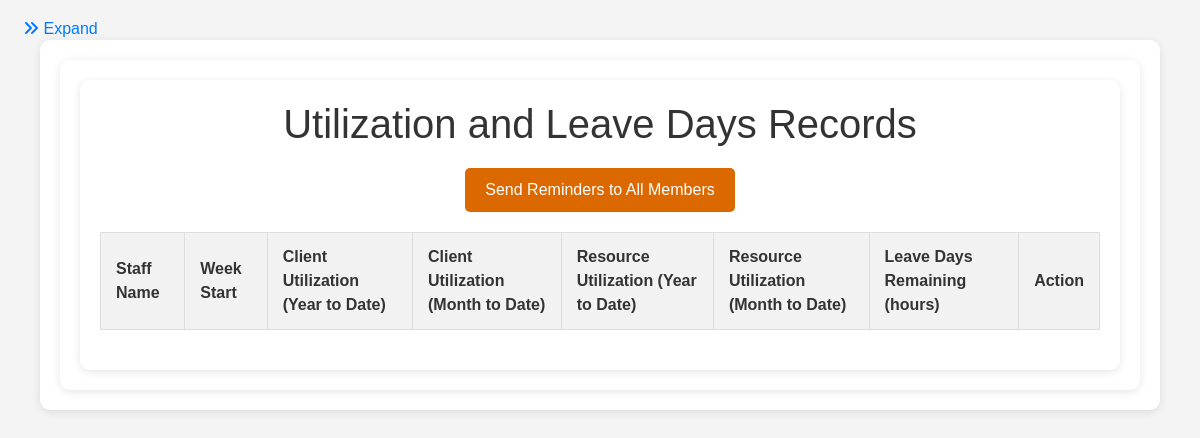
/view_utilization, run on an earlier commit of the app's database.
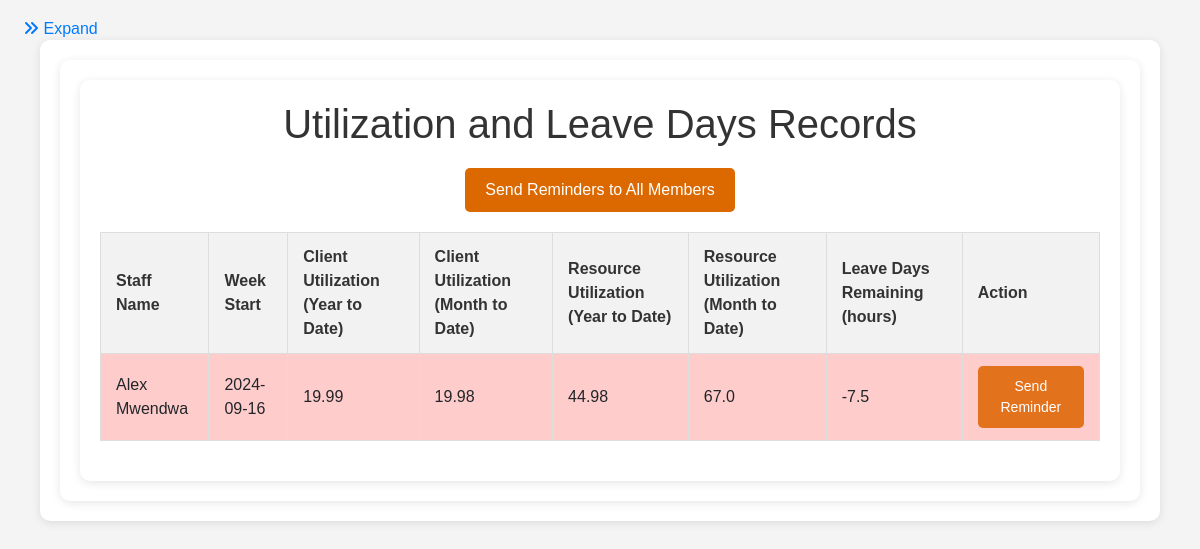
And on a later commit of the database.
### app.py (models this page shows)
class Utilization(db.Model):
    id = db.Column(db.Integer, primary_key=True)
    staff_id = db.Column(db.Integer, db.ForeignKey('staff.id'))
    week_start = db.Column(db.Date, nullable=False)
    client_utilization_year_to_date = db.Column(db.Float, default=0.0)
    client_utilization_month_to_date = db.Column(db.Float, default=0.0)
    resource_utilization_year_to_date = db.Column(db.Float, default=0.0)
    resource_utilization_month_to_date = db.Column(db.Float, default=0.0)

class Staff(db.Model):
    id = db.Column(db.Integer, primary_key=True)
    name = db.Column(db.String(100), nullable=False)
    email = db.Column(db.String(120), unique=True, nullable=False)
    leave_days_remaining = db.Column(db.Float, default=0.0)
    is_team_leader = db.Column(Boolean, default=False)
    receive_notifications = db.Column(Boolean, default=True)
    engagements = db.relationship('Engagement', backref='team_leader', lazy=True)
    proposals = db.relationship('Proposal', backref='team_leader', lazy=True)
    hours_logs = db.relationship('HoursLog', backref='staff_member', lazy=True)
    leave_records = db.relationship('LeaveRecord', backref='staff', lazy=True)
    utilizations = db.relationship('Utilization', backref='staff', lazy=True)

### app.py (the view)
@app.route('/view_utilization')
def view_utilization():
    current_week_start = date.today() - timedelta(days=date.today().weekday())
    utilizations = (db.session.query(Utilization)
                    .group_by(Utilization.staff_id)
                    .order_by(Utilization.staff_id, Utilization.week_start.desc())
                    .all())
    return render_template('view_utilization.html', utilizations=utilizations, current_week_start=current_week_start)

### templates/view_utilization.html (shortened to what this page needs)
{% extends "base.html" %}
{% block content %}
</head>
<body>
    <div class="container">
        <h1>Utilization and Leave Days Records</h1>
        <form action="{{ url_for('send_all_reminders') }}" method="POST" style="text-align: center; margin-bottom: 20px;">
            <button type="submit" style="background-color: #dc6900; color: white; padding: 10px 20px; border: none; border-radius: 5px; cursor: pointer;">
                Send Reminders to All Members
            </button>
          </form>
        <table>
            <thead>
                <tr>
                    <th>Staff Name</th>
                    <th>Week Start</th>
                    <th>Client Utilization (Year to Date)</th>
                    <th>Client Utilization (Month to Date)</th>
                    <th>Resource Utilization (Year to Date)</th>
                    <th>Resource Utilization (Month to Date)</th>
                    <th>Leave Days Remaining (hours)</th>
                    <th>Action</th>
                </tr>
            </thead>
            <tbody>
                {% for util in utilizations %}
                    <tr class="{% if util.week_start != current_week_start %}highlight-red{% endif %}">
                        <td>{{ util.staff.name }}</td>
                        <td>{{ util.week_start }}</td>
                        <td>{{ util.client_utilization_year_to_date }}</td>
                        <td>{{ util.client_utilization_month_to_date }}</td>
                        <td>{{ util.resource_utilization_year_to_date }}</td>
                        <td>{{ util.resource_utilization_month_to_date }}</td>
                        <td>{{ util.staff.leave_days_remaining }}</td>
                        <td>
                            {% if util.week_start != current_week_start %}
                                <form action="{{ url_for('send_reminder', member_id=util.staff_id) }}" method="POST">
                                    <button type="submit" class="reminder-button">Send Reminder</button>
                                </form>
                            {% else %}
                                <span>Up-to-date</span>
                            {% endif %}
                        </td>
                    </tr>
                {% endfor %}
            </tbody>
        </table>
    </div>
</body>
</html>
{% endblock %}

What changed in the data, as far as the page shows it:
added Utilization: staff.name "Alex Mwendwa", week_start "2024-09-16", client_utilization_year_to_date "19.99", client_utilization_month_to_date "19.98", resource_utilization_year_to_date "44.98", resource_utilization_month_to_date "67.0", staff.leave_days_remaining "-7.5"
